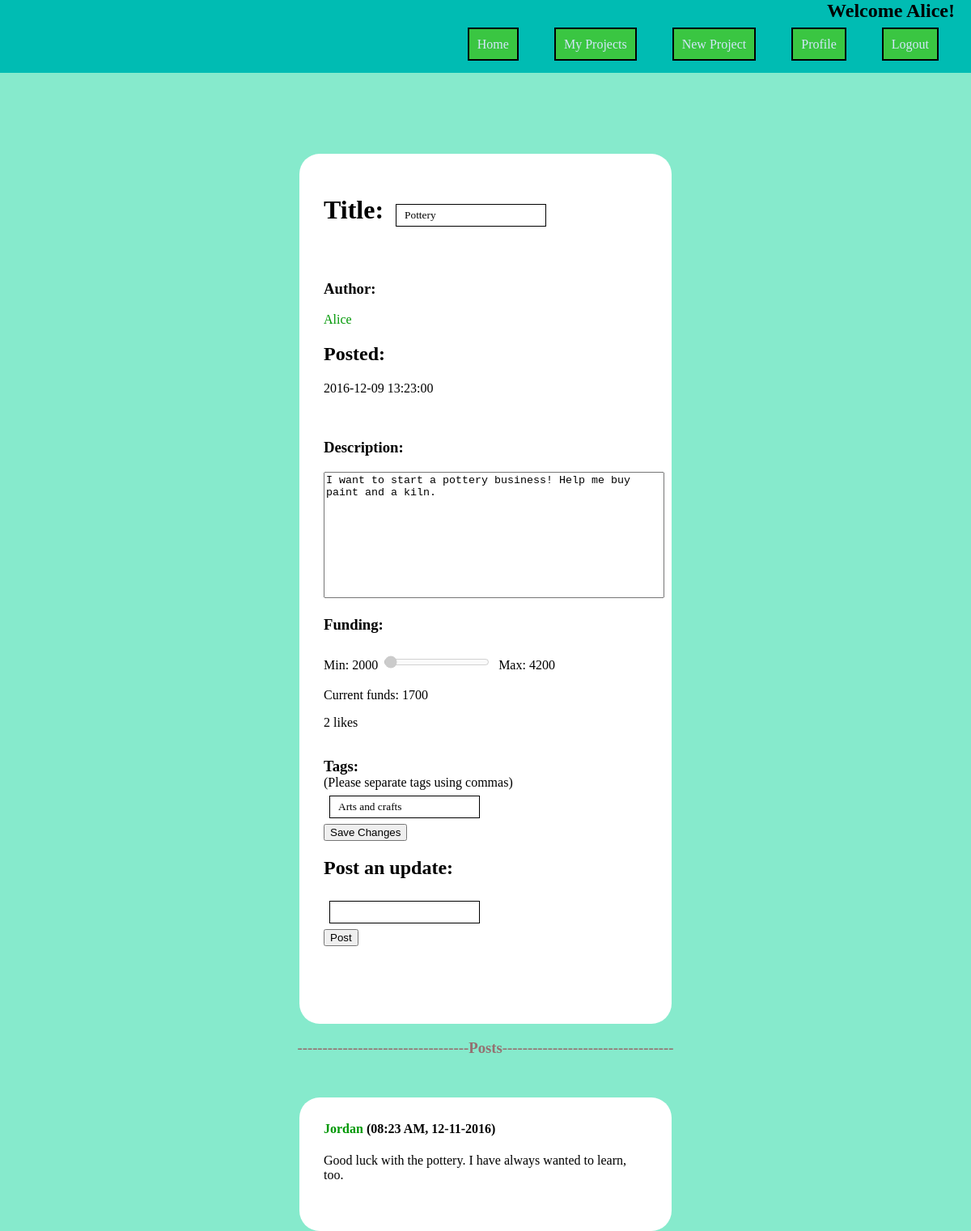
The page /?controller=pages&action=project&pid=202 (signed in) on the database as committed earlier.
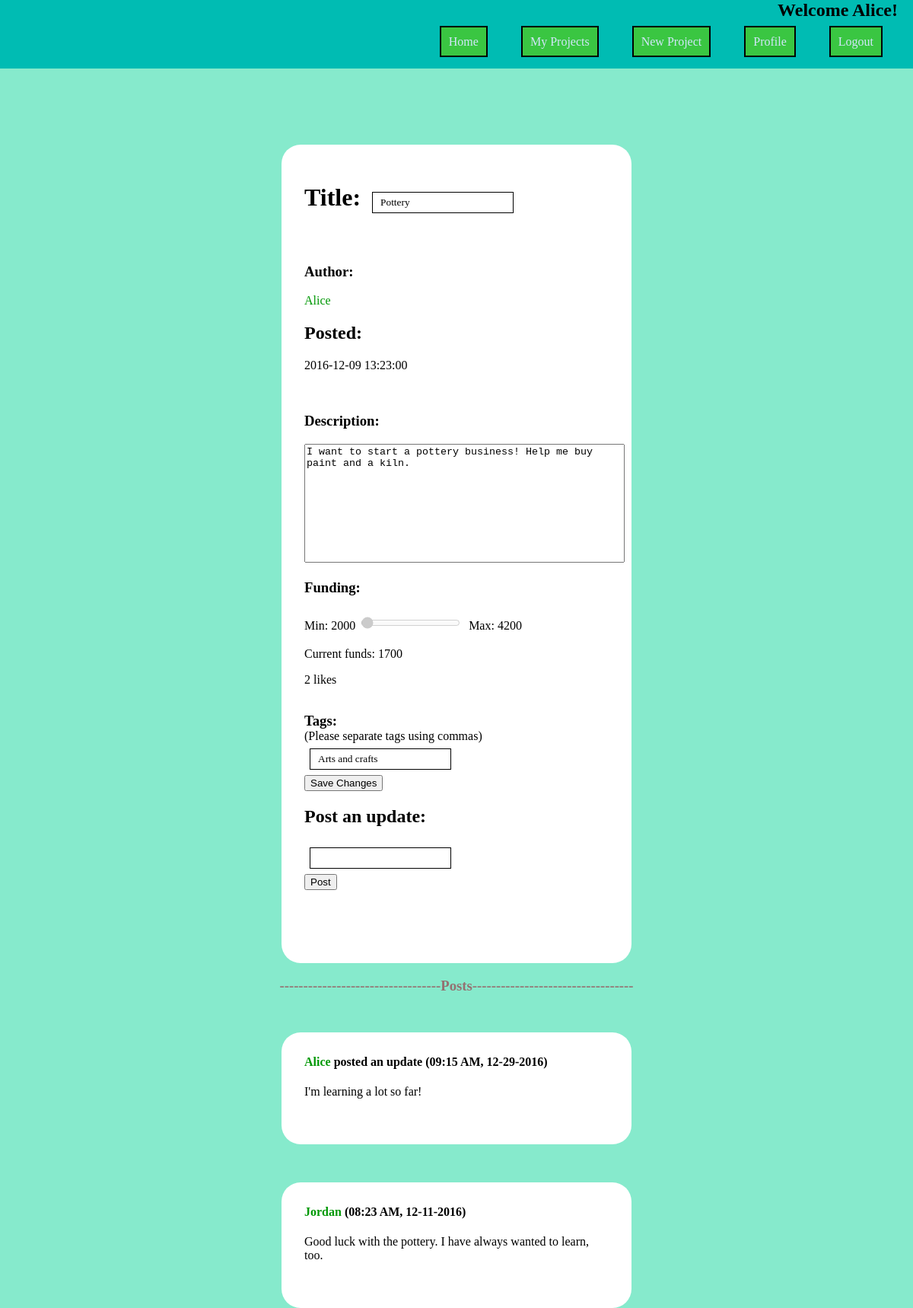
The same page on the database as committed later.
### tables this page shows
CREATE TABLE Project (
  pid INTEGER NOT NULL,           --INTEGER primary keys autoincrement in SQLite3
  username VARCHAR(15) NOT NULL,
  pname VARCHAR(15) NOT NULL,
  description TEXT,
  post_time DATETIME NOT NULL,
  proj_completed BIT NOT NULL,    --if project has been completed yet
  completion_time DATETIME,       --date the project was completed
  minfunds REAL NOT NULL,
  maxfunds REAL NOT NULL,
  camp_end_time DATETIME NOT NULL,--date the campaign ends
  camp_finished BIT NOT NULL,     --if campaign is completed yet
  camp_success BIT NOT NULL,      --if the min funds were reached in time
  PRIMARY KEY (pid),
  FOREIGN KEY (username) REFERENCES User(username)
);

CREATE TABLE ProjectUpdate (
  uid INTEGER NOT NULL,
  username VARCHAR(15) NOT NULL,
  pid INTEGER NOT NULL,
  comment TEXT NOT NULL,
  ctime DATETIME NOT NULL,
  PRIMARY KEY (uid),
  FOREIGN KEY (username) REFERENCES User(username),
  FOREIGN KEY (pid) REFERENCES Project(pid)
);

### index.php (called while the page is built, shortened)
<?php
    require_once('db.php');
    if (isset($_GET['controller']) && isset($_GET['action'])) {
        $controller = $_GET['controller'];
        $action = $_GET['action'];
    } else {
        $controller = 'login';
        $action = 'login';
    }
    require_once('view/layout.php');
?>

### db.php (called while the page is built, shortened)
<?php
    class DB {
        private static $instance = null;
        private $db;
        private function __construct() {
            $dbname = $_SERVER['DOCUMENT_ROOT'].'/Flint/flint.db';
            $this->db = new PDO("sqlite:{$dbname}");
        }
        public static function getInstance() {
            if (!isset(self::$instance)) {
                self::$instance = new DB();
            }
            return self::$instance;
        }
        public function runSelect($query, $entries) {
            $db = $this->db;
            $statement = $db->prepare($query);
            if ($entries) {
                $statement->execute($entries);
            } else {
                $statement->execute();
            }
            $results = $statement->fetchAll();
            if ($results) {
                return $this->resultsToArray($results);
            } else {
                return null;
            }
        }
        public function resultsToArray($results) {
            $allitems = array();
            foreach ($results as $row) {
                $item = array();
                foreach (array_keys($row) as $key) {
                    if (gettype($key) != "integer") {
                        $item[$key] = $row[$key];
                    }
                }
                array_push($allitems, $item);
            }
            return($allitems);
        }
    }
?>

### model/project.php (called while the page is built, shortened)
<?php
    class Project {
        public function __construct($pid, $username, $pname, $description, $post_time,
                $proj_completed, $completion_time, $minfunds, $maxfunds, $camp_end_time,
                $camp_finished, $camp_success, $tags) {
            $this->pid = $pid;
            $this->username = $username;
            $this->pname = $pname;
            $this->description = $description;
            $this->post_time = $post_time;
            $this->minfunds = $minfunds;
            $this->maxfunds = $maxfunds;
            $this->tags = $tags;
        }
        public static function getProject($pid) {
            $db = DB::getInstance();
            $q = "SELECT * FROM Project WHERE pid=:p;";
            $entries = array(":p" => $pid);
            $results = $db->runSelect($q, $entries);
            $tags = self::getProjectTags($pid);
            if ($results) {
                $row = $results[0];
                $project = new Project(
                        $row['pid'],
                        $row['username'],
                        $row['pname'],
                        $row['description'],
                        $row['post_time'],
                        $row['proj_completed'],
                        $row['completion_time'],
                        $row['minfunds'],
                        $row['maxfunds'],
                        $row['camp_end_time'],
                        $row['camp_finished'],
                        $row['camp_success'],
                        $tags
                    );
                return $project;
            } else {
                return null;
            }
        }
        public static function getProjectTags($pid) {
            $db = DB::getInstance();
            $q = "SELECT name AS tag_name FROM Project JOIN Ptags USING(pid) "
                ."JOIN Tags USING(tid) WHERE pid=:p;";
            $e = [':p' => $pid];
            $results = $db->runSelect($q, $e);
            $tags = [];
            if ($results) {
                foreach ($results as $row) {
                    $tags[] = $row['tag_name'];
                }
            }
            return $tags;
        }
        public static function getLikes($pid) {
            $db = DB::getInstance();
            $q = "SELECT username, ltime FROM Likes WHERE pid=:p;";
            $entries = array(":p" => $pid);
            $results = $db->runSelect($q, $entries);
            if ($results) {
                $users = [];
                foreach ($results as $row) {
                    $users[$row['username']] = $row['ltime'];
                }
                return $users;
            } else {
                return null;
            }
        }
    }
?>

### model/post.php (called while the page is built, shortened)
<?php
    class Post {
        public function __construct($id, $author, $pid, $comment,
                    $ctime, $pname, $owner) {
            $this->author = $author;
            $this->comment = $comment;
            $this->ctime = $ctime;
        }
        public static function getUpdates($pid) {
            $db = DB::getInstance();
            $q = "SELECT uid, username, pid, comment, ctime FROM ProjectUpdate "
                ."WHERE pid=:p ORDER BY ctime DESC;";
            $results = $db->runSelect($q, [':p' => $pid]);
            if ($results) {
                $posts = [];
                foreach ($results as $row) {
                    $posts[] = new Post($row['uid'], $row['username'], $row['pid'],
                        $row['comment'], $row['ctime'], null, true);
                }
                return $posts;
            } else {
                return null;
            }
        }
        public static function getComments($pid) {
            $db = DB::getInstance();
            $q = "SELECT cid, username, pid, comment, ctime FROM Comment "
                ."WHERE pid=:p ORDER BY ctime DESC;";
            $results = $db->runSelect($q, [':p' => $pid]);
            if ($results) {
                $posts = [];
                foreach ($results as $row) {
                    $posts[] = new Post($row['cid'], $row['username'], $row['pid'],
                        $row['comment'], $row['ctime'], null, true);
                }
                return $posts;
            } else {
                return null;
            }
        }
    }
?>

### model/donation.php (called while the page is built, shortened)
<?php
    class Donation {
        public static function getTotalDonations($pid) {
            $db = DB::getInstance();
            $q = "SELECT SUM(amount) AS total FROM Donation WHERE pid=:p GROUP BY pid;";
            $entries = array(":p" => $pid);
            $results = $db->runSelect($q, $entries);
            if ($results) {
                $row = $results[0];
                return $row['total'];
            } else {
                return null;
            }
        }
    }
?>

### view/pages/project_view.php (the view, shortened to what this page needs)
<link rel="stylesheet" href="/Flint/view/pages/css/project.css" />
<div id="container">
    <?php
        $owner = ($_SESSION['username'] == $project->username);
        if ($owner) {
            echo "<h1>Title: "
                ."<input id='title' type='text' value='".$project->pname."'>"
                ."</h1>";
        } else {
            echo "<h1>".$project->pname."</h1>";
        }
    ?>
    <br />
    <h3>Author:</h3>
    <a class='entry-title' href='/Flint/?controller=pages&action=user&user=<?php
            echo $project->username; ?>'><?php echo $project->username; ?></a>
    <h2>Posted:</h2>
    <p><?php echo $project->post_time; ?></p>
    <br />
    <h3>Description:</h3>
    <?php
        if ($owner) {
            echo "<textarea id='description' type='text' rows='10' cols='50'>"
                .$project->description."</textarea>";
        } else {
            echo "<p>".$project->description."</p>";
        }
    ?>
    <br />
    <h3>Funding:</h3>
    <p>Min: <?php echo $project->minfunds; ?><input id='donation-scale' type='range'
            min='<?php echo $project->minfunds; ?>'
            max='<?php echo $project->maxfunds; ?>'
            value='<?php echo $totalFunds ? $totalFunds : 0; ?>' disabled>
        Max: <?php echo $project->maxfunds; ?>
    </p>
    <p id='current-funds'>
        Current funds: <?php echo $totalFunds ? $totalFunds : 0; ?></p>
        <?php
    echo "<p id='likes'>".count($likes)." likes</p>";
    echo "<br />";
    if ($owner) {
        ?>
        <h3 style='margin: 0;'>Tags: </h3>
        <p style='margin: 0;'>(Please separate tags using commas)</p>
        <?php
        $tags = $project->tags;
        $str = "";
        for ($i = 0; $i < count($tags); $i++) {
            $str .= $tags[$i].($i+1 == count($tags) ? "" : ", ");
        }
        echo "<input type='text' id='tags-input' value='{$str}'><br />";
        echo "<button id='save' onclick='saveChanges("
                .$project->pid.")'>Save Changes</button>";
    } else {
        echo getTags($project);
    }
    if ($owner) {
        echo "<h2 id='post-title'>Post an update: </h2>";
    } else {
        echo "<h2 id='post-title'>Post a comment: </h2>";
    }
    ?>
    <input type='text' id='post-content'>
    <br />
    <button type='button' id='post-button'
       onclick='post(
        <?php echo $project->pid.','.intval($owner).',"'.$_SESSION['username'].'"';
        ?>)'>Post</button>
</div>
<?php
    foreach (displayPosts($updates, $comments) as $post) {
        echo $post;
    }
    function displayPosts($updates, $comments) {
        $posts = [];
        if ($updates || $comments) {
            echo "<h3 class='divider'>
                    ----------------------------------Posts----------------------------------
                  </h3>";
        }
        if ($updates) {
            foreach ($updates as $update) {
                $html = "
                    <div class='entry update-post'>
                        <h4>
                            <a class='entry-title'
                                href='/Flint/?controller=pages&action=user&user="
                                . $update->author
                                . "'>"
                                . $update->author . "
                            </a>
                            posted an update ("
                            . date('h:i A, m-d-Y', strtotime($update->ctime)).")
                        </h4>
                        <p>"
                        . $update->comment . "
                        </p>
                    </div>
                ";
                $posts[] = $html;
            }
        }
        if ($comments) {
            foreach ($comments as $comment) {
                $html = "
                    <div class='entry comment-post'>
                        <h4>
                            <a class='entry-title'
                                href='/Flint/?controller=pages&action=user&user="
                                . $comment->author
                                . "'>"
                                . $comment->author . "
                            </a>
                            ("
                            . date('h:i A, m-d-Y', strtotime($comment->ctime)).")
                        </h4>
                        <p>"
                        . $comment->comment . "
                        </p>
                    </div>
                ";
                $posts[] = $html;
            }
        }
        return $posts;
    }
?>

### view/layout.php (shortened to what this page needs)
<!DOCTYPE html>
<html>
<head>
    <link rel="stylesheet" href="/Flint/view/common.css" />
</head>
<body>
    <?php
        if (isset($_SESSION['username']) && $controller != 'login'
            && $action != 'logout') {
            require_once($_SERVER['DOCUMENT_ROOT'].'/Flint/view/header.php');
        }
        require_once($_SERVER['DOCUMENT_ROOT'].'/Flint/route.php');
    ?>
</body>
</html>

### view/header.php
<div id='header'>
<h2 id='user-title'>Welcome <?php echo $_SESSION['username']; ?>!</h2>
<br /><br />
<ul id='nav'>
    <li>
        <a class='button' id='home'
            href='/Flint/?controller=pages&action=home'>Home</a>
    </li>
    <li>
        <a class='button' id='posted-projects'
            href='/Flint/?controller=pages&action=posted_projects'>My Projects</a>
    </li>
    <li>
        <a class='button' id='new-project'
            href='/Flint/?controller=pages&action=new'>New Project</a>
    </li>
    <li>
        <a class='button' id='edit-profile'
            href='/Flint/?controller=pages&action=user&user=<?php
            echo $_SESSION['username']; ?>'>Profile</a>
    </li>
    <li>
        <a class='button' id='logout'
            href='/Flint/?controller=pages&action=logout'>Logout</a>
    </li>
</ul>
</div>

### route.php (shortened to what this page needs)
<?php
    $controllers = ['login' => ['login','createnew'],
                    'pages' => ['error','logout','home','user',
                                'post','project', 'new','rate',
                                'posted_projects', 'tag']];
    if (array_key_exists($controller, $controllers)) {
        if (in_array($action, $controllers[$controller])) {
            route($controller, $action);
        } else {
            route('pages', 'error');
        }
    } else {
        route('pages', 'error');
    }
    function route($controller, $action) {
        $cont = new $class;
        $cont->$action();
    }
?>

### controller/pages_controller.php (shortened to what this page needs)
<?php
    class PagesController {
        public function project() {
            require_once($_SERVER['DOCUMENT_ROOT'].'/Flint/model/project.php');
            $pid = $_GET['pid'];
            $pid = intval($pid);
            $project = Project::getProject($pid);
            $likes = Project::getLikes($pid);
            require_once($_SERVER['DOCUMENT_ROOT'].'/Flint/model/post.php');
            $updates = Post::getUpdates($pid);
            $comments = Post::getComments($pid);
            if ($project) {
                require_once($_SERVER['DOCUMENT_ROOT'].'/Flint/model/donation.php');
                $totalFunds = Donation::getTotalDonations($pid);
                require_once($_SERVER['DOCUMENT_ROOT'].'/Flint/view/pages/project_view.php');
            } else {
                $this->error();
            }
        }
    }
?>

### view/common.css (style rules this page uses)
html { width: 100%; }
body { margin: 0; padding: 0; padding-top: 90px; display: block; background-color: rgb(134, 234, 204); }
#header { background: rgb(0, 188, 179); margin: 0; position: fixed; width: 100%; height: 90px; top: 0; }
.divider { margin-bottom: 0; padding-bottom: 0; text-align: center; color: rgb(148,113,113); }
#user-title { margin: 0; position: fixed; right: 20px; }
#nav { display: block; list-style-type: none; margin-top: 10px; right: 20px; position: fixed; }
#nav li { margin: 0px; display: inline; }
.button { color: rgb(211, 230, 251); background: rgb(58, 198, 66); margin: 20px; padding: 10px; text-decoration: none; border: 2px solid black; }
#container { width: 400px; height: 15%; border-radius: 25px; padding: 30px 30px 80px 30px; background-color: white; margin: 100px auto 0px auto; }
#container h2 { white-space: nowrap; }
.entry { text-align: center; background-color: red; width: 400px; height: 15%; border-radius: 25px; padding: 30px 30px 60px 30px; background-color: white; margin: 50px auto 0px auto; }
.entry { text-align: left; }
.entry h4 { margin-top: 0px; }
.entry-title { text-decoration: none; color: rgb(0,152,5); }
.entry p { margin: 0; }
input { font-family: cursive; margin: 7px; display: inline-block; background-color: rgb(134, 234, 204); border: none; padding: 5px 10px; }

### view/pages/css/project.css (style rules this page uses)
input { background-color: white; border: 1px solid black; }
input[type="range"] { padding: 0; }
textarea { resize: none; }

Rows that differ between the two databases and show on the page:
added projectupdate: username "Alice", ctime "09:15 AM, 12-29-2016", comment "I'm learning a lot so far!"
